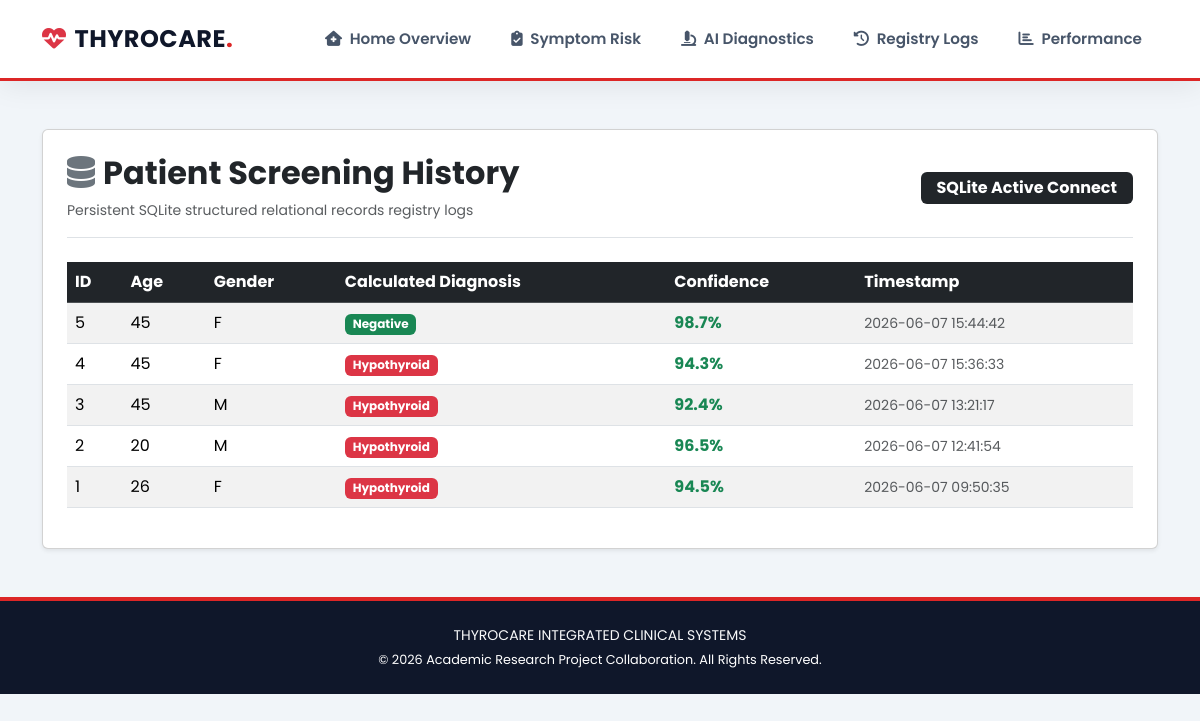
The app's page /history with its own data.
### tables this page shows
CREATE TABLE patients (
            id INTEGER PRIMARY KEY AUTOINCREMENT,
            age INTEGER,
            gender TEXT,
            tsh REAL,
            t3 REAL,
            tt4 REAL,
            t4u REAL,
            fti REAL,
            prediction TEXT,
            confidence REAL,
            timestamp DATETIME DEFAULT CURRENT_TIMESTAMP
        );

### app.py (the view)
@app.route('/history')
def history():
    try:
        rows = database.get_history()
    except Exception as e:
        print(f"❌ Error fetching history: {e}")
        rows = []
    return render_template('history.html', rows=rows)

### database.py (called while the page is built)
def get_history():
    conn = sqlite3.connect('thyroid_records.db')
    cursor = conn.cursor()
    cursor.execute('SELECT * FROM patients ORDER BY timestamp DESC')
    rows = cursor.fetchall()
    conn.close()
    return rows

### templates/history.html
{% extends "layout.html" %}
{% block content %}
<div class="card p-4 shadow-sm">
    <div class="d-flex justify-content-between align-items-center mb-4 border-bottom pb-3 flex-wrap gap-2">
        <div>
            <h2 class="fw-bold text-dark"><i class="fa-solid fa-database text-secondary me-2"></i>Patient Screening History</h2>
            <p class="text-muted small mb-0">Persistent SQLite structured relational records registry logs</p>
        </div>
        <span class="badge bg-dark px-3 py-2 fs-6">SQLite Active Connect</span>
    </div>
    <div class="table-responsive">
        <table class="table table-striped table-hover align-middle">
            <thead class="table-dark">
                <tr><th>ID</th><th>Age</th><th>Gender</th><th>Calculated Diagnosis</th><th>Confidence</th><th>Timestamp</th></tr>
            </thead>
            <tbody>
                {% for row in rows %}
                <tr>
                    <td>{{ row[0] }}</td><td>{{ row[1] }}</td><td>{{ row[2] }}</td>
                    <td><span class="badge {% if row[8]=='Hypothyroid' %}bg-danger{% elif row[8]=='Hyperthyroid' %}bg-warning text-dark{% else %}bg-success{% endif %}">{{ row[8] }}</span></td>
                    <td><span class="text-success fw-bold">{{ row[9] }}%</span></td><td class="text-muted small">{{ row[10] }}</td>
                </tr>
                {% endfor %}
            </tbody>
        </table>
    </div>
</div>
{% endblock %}

### templates/layout.html (shortened to what this page needs)
<!DOCTYPE html>
<html lang="en">
<head>
    <link href="https://cdn.jsdelivr.net/npm/bootstrap@5.3.2/dist/css/bootstrap.min.css" rel="stylesheet">
    <link href="https://cdnjs.cloudflare.com/ajax/libs/font-awesome/6.4.0/css/all.min.css" rel="stylesheet">
</head>
<body>
    <nav class="navbar navbar-expand-lg navbar-light custom-nav sticky-top py-3">
        <div class="container">
            <a class="navbar-brand fs-4" href="/">
                <i class="fa-solid fa-heart-pulse text-danger me-2"></i>THYROCARE<span class="brand-accent">.</span>
            </a>
            <div class="collapse navbar-collapse" id="navbarNav">
                <div class="navbar-nav ms-auto gap-2">
                    <a class="nav-link px-3" href="/"><i class="fa-solid fa-house-medical me-1"></i> Home Overview</a>
                    <a class="nav-link px-3" href="/risk"><i class="fa-solid fa-clipboard-check me-1"></i> Symptom
                        Risk</a>
                    <a class="nav-link px-3" href="/predict"><i class="fa-solid fa-microscope me-1"></i> AI
                        Diagnostics</a>
                    <a class="nav-link px-3" href="/history"><i class="fa-solid fa-clock-rotate-left me-1"></i> Registry
                        Logs</a>
                    <a class="nav-link px-3" href="/analytics"><i class="fa-solid fa-chart-bar me-1"></i>
                        Performance</a>
                </div>
            </div>
        </div>
    </nav>
    <div class="container my-5">
        {% block content %}
        {% endblock %}
    </div>
    <footer class="text-white text-center py-4 mt-5">
        <p class="mb-1 small tracking-wider text-uppercase text-light">ThyroCare Integrated Clinical Systems</p>
        <p class="mb-0 text-white" style="font-size: 0.8rem;">&copy; 2026 Academic Research Project Collaboration. All
            Rights Reserved.</p>
    </footer>
</body>
</html>

### templates/layout.html (style rules this page uses)
body { background-color: #f1f5f9; font-family: 'Poppins', sans-serif; color: #1e293b; overflow-x: hidden; }
.custom-nav { background: #ffffff !important; border-bottom: 3px solid #dc2626; box-shadow: 0 4px 30px rgba(0, 0, 0, 0.08); }
.navbar-brand { font-weight: 700; color: #0f172a !important; letter-spacing: 0.5px; }
.brand-accent { color: #dc2626; }
.nav-link { font-weight: 600; color: #475569 !important; font-size: 0.95rem; transition: all 0.2s ease; }
footer { background: #0f172a; border-top: 4px solid #dc2626; }

### records on screen
patients: id "5", age "45", gender "F", prediction "Negative", confidence "98.7", timestamp "2026-06-07 15:44:42"
patients: id "4", age "45", gender "F", prediction "Hypothyroid", confidence "94.3", timestamp "2026-06-07 15:36:33"
patients: id "3", age "45", gender "M", prediction "Hypothyroid", confidence "92.4", timestamp "2026-06-07 13:21:17"
patients: id "2", age "20", gender "M", prediction "Hypothyroid", confidence "96.5", timestamp "2026-06-07 12:41:54"
patients: id "1", age "26", gender "F", prediction "Hypothyroid", confidence "94.5", timestamp "2026-06-07 09:50:35"
